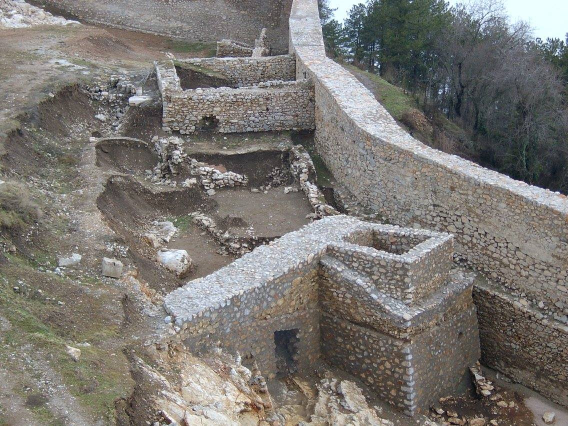
#> input picture images/0037.jpg, 1136 x 852 px, given in place of the camera (shown at 1/2 size)
$ python detect.py --output out   (older library calls are emulated)
#> lines starting #> are read from the running program, lines starting #| are printed output that depends on the picture; after the words box and inside, x2 and y2 are one past the last pixel; in counts of white or black regions, pixels touching at a corner belong together
### motion_detection/motion_detector.py
# Code is taken from http://pyimagesearch.com/
import cv2
import numpy as np


class SingleMotionDetector(object):
    def __init__(self, accumWeight=0.5):
        # store the accumulated weight factor
        self.accumWeight = accumWeight

        # initialize the background model
        self.bg = None

    def update(self, image):
        # if the background model is None, initialize it
        if self.bg is None:
            self.bg = image.copy().astype("float")
            return

        # update the background model by accumulating the weighted average
        cv2.accumulateWeighted(image, self.bg, self.accumWeight)

    # [30 lines left out: function detect, not called in this run]

### motion_detection/detect.py
# Code is taken from http://pyimagesearch.com/

# USAGE
# python detect.py --output output

# import the necessary packages
from __future__ import print_function
from scipy.spatial import distance as dist
from imutils.video import VideoStream
import argparse
import datetime
import imutils
import time
import cv2
from motion_detector import SingleMotionDetector

# construct the argument parse and parse command line arguments
ap = argparse.ArgumentParser()
ap.add_argument("-o", "--output", required=True, help="path to the output directory")
ap.add_argument("-m", "--min-frames", type=int, default=120,
    help="minimum # of frames containing motion before writing to file")
ap.add_argument("-p", "--picamera", type=int, default=-1,
    help="whether or not the Raspberry Pi camera should be used")
args = vars(ap.parse_args())

# initialize the video stream and allow the cammera sensor to warmup
print("[INFO] warming up camera...")
vs = VideoStream(usePiCamera=args["picamera"] > 0).start()
time.sleep(2.0)

# initialize the motion detector, the total number of frames read thus far, the
# number of consecutive frames that have contained motion, and the spatial
# dimensions of the frame
md = SingleMotionDetector(accumWeight=0.1)
total = 0
consec = None
frameShape = None

# loop over frames
while True:
    # read the next frame from the video stream, resize it, convert the frame to
    # grayscale, and blur it
    frame = vs.read()
#> frame is the input picture: shape (852, 1136, 3); mean B, G, R 114.6, 119.2, 122.6
    frame = imutils.resize(frame, width=400)
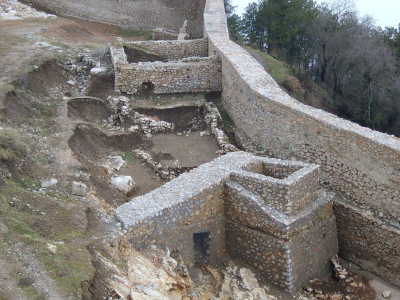
#> frame: shape (300, 400, 3); mean B, G, R 114.6, 119.2, 122.6
    gray = cv2.cvtColor(frame, cv2.COLOR_BGR2GRAY)
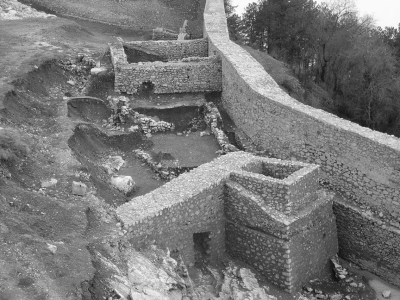
#> gray: shape (300, 400); min 12, max 250, mean 119.7
    gray = cv2.GaussianBlur(gray, (7, 7), 0)
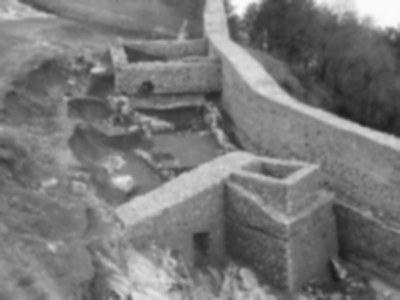
#> gray: shape (300, 400); min 27, max 250, mean 119.7

    # grab the current timestamp and draw it on the frame
    timestamp = datetime.datetime.now()
    cv2.putText(frame, timestamp.strftime("%A %d %B %Y %I:%M:%S%p"),
        (10, frame.shape[0] - 10), cv2.FONT_HERSHEY_SIMPLEX, 0.35, (0, 0, 255), 1)
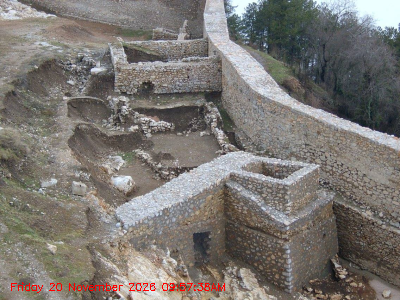
#> frame: shape (300, 400, 3); 0.42% of pixels changed, all inside (x1, y1, x2, y2) = (11, 282, 225, 293)

    # if we do not already have the dimensions of the frame, initialize it
    if frameShape is None:
        frameShape = (int(gray.shape[0] / 2), int(gray.shape[1] / 2))
#> frameShape = (150, 200)

    # if the total number of frames has reached a sufficient number to construct a
    # reasonable background model, then continue to process the frame
    if total > 32:
        # detect motion in the image
        motion = md.detect(gray)

        # if the `motion` object None, then motion has occurred in the image
        if motion is not None:
            # unpack the motion tuple, compute the center (x, y)-coordinates of the
            # bounding box, and draw the bounding box of the motion on the output frame
            (thresh, (minX, minY, maxX, maxY)) = motion
            cX = int((minX + maxX) / 2)
            cY = int((minY + maxY) / 2)
            cv2.rectangle(frame, (minX, minY), (maxX, maxY), (0, 0, 255), 2)

            # if the number of consecutive frames is None, initialize it using a list
            # of the number of total frames, the frame itself, along with distance of
            # the centroid to the center of the image
            if consec is None:
                consec = [1, frame, dist.euclidean((cY, cX), frameShape)]

            # otherwise, we need to update the bookkeeping variable
            else:
                # compute the Euclidean distance between the motion centroid and the
                # center of the frame, then increment the total number of *consecutive
                # frames* that contain motion
                d = dist.euclidean((cY, cX), frameShape)
                consec[0] += 1

                # if the distance is smaller than the current distance, then update the
                # bookkeeping variable
                if d < consec[2]:
                    consec[1:] = (frame, d)

            # if a sufficient number of frames have contained motion, log the motion
            if consec[0] == args["min_frames"]:
                # write the frame to file, then reset the consecutive bookkeeing variable
                print("[INFO] logging motion to file: {}".format(timestamp))
                outputPath = "{}/{}.jpg".format(args["output"],
                    timestamp.strftime("%Y%m%d-%H%M%S"))
                cv2.imwrite(outputPath, consec[1])

                consec = None

        # otherwise, there is no motion in the frame so reset the consecutive bookkeeing
        # variable
        else:
            consec = None

    # update the background model and increment the total number of frames read thus far
    md.update(gray)
    total += 1

    # show the frame and record if the user presses a key
    cv2.imshow("Frame", frame)
    key = cv2.waitKey(1) & 0xFF
#> (key q is pressed here)

    # if the `q` key is pressed, break from the loop
    if key == ord("q"):
        break

# cleanup the camera and close any open windows
cv2.destroyAllWindows()
vs.stop()

$ run again, on images/0038.jpg
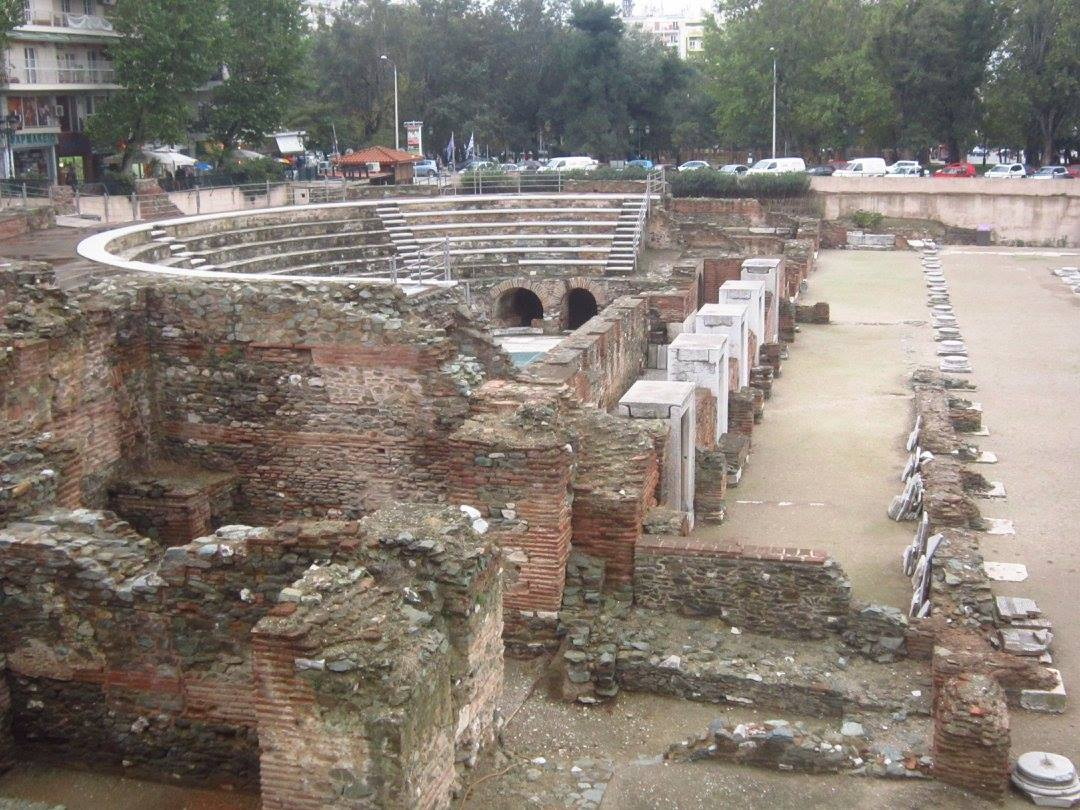
#> input picture images/0038.jpg, 1080 x 810 px, given in place of the camera
#> frame is the input picture: shape (810, 1080, 3); mean B, G, R 116.5, 125, 133.8
#> `gray = cv2.GaussianBlur(gray, (7, 7), 0)`:
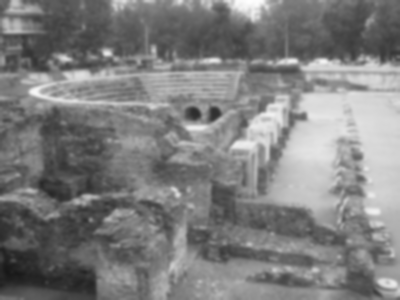
#> gray: shape (300, 400); min 23, max 254, mean 126.7
#> `cv2.putText(frame, timestamp.strftime("%A %d %B %Y %I:%M:%S%p"), (10, ..`:
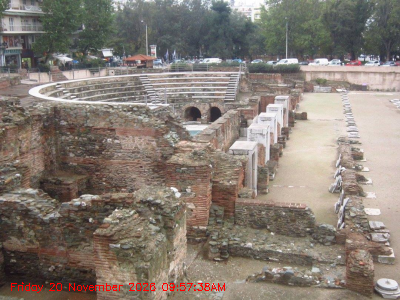
#> frame: shape (300, 400, 3); mean B, G, R 116.1, 124.6, 134.3

$ run again, on images/0039.jpg
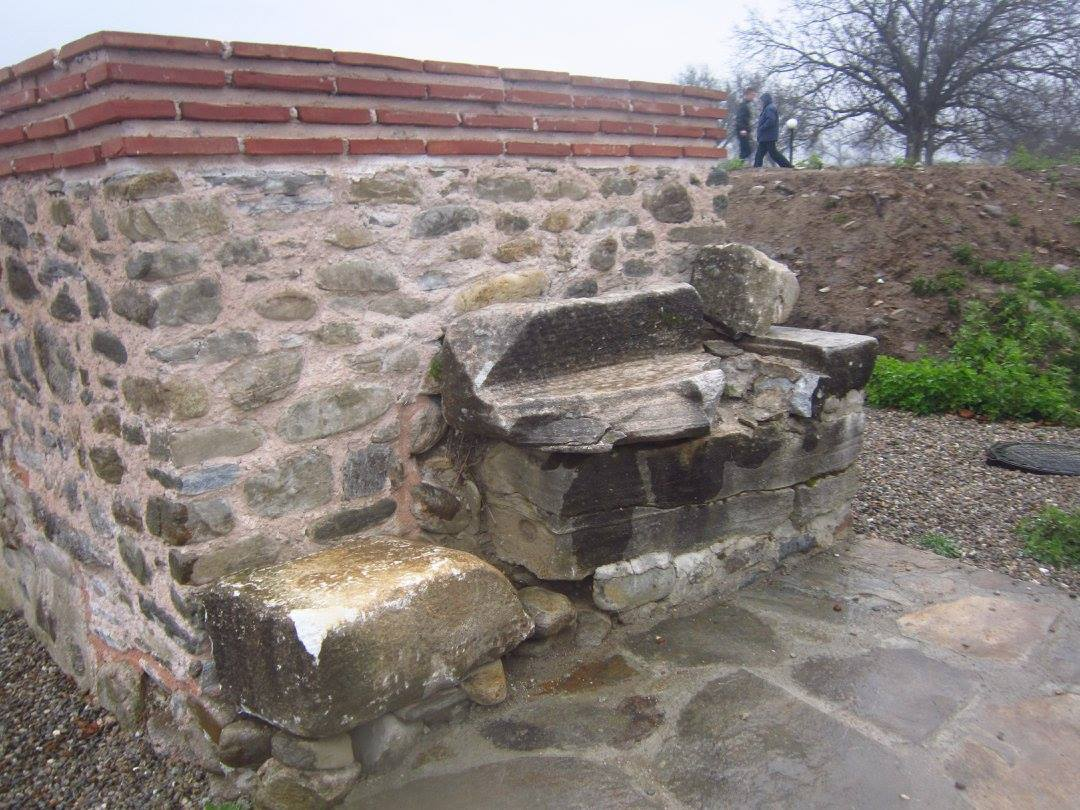
#> input picture images/0039.jpg, 1080 x 810 px, given in place of the camera
#> frame is the input picture: shape (810, 1080, 3); mean B, G, R 123.1, 127.3, 135.8
#> `gray = cv2.GaussianBlur(gray, (7, 7), 0)`:
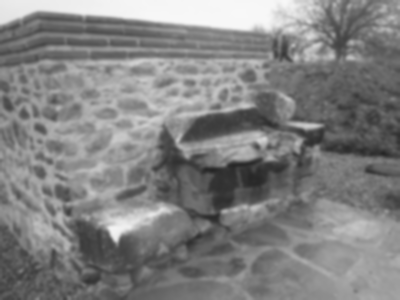
#> gray: shape (300, 400); min 37, max 248, mean 129.4
#> `cv2.putText(frame, timestamp.strftime("%A %d %B %Y %I:%M:%S%p"), (10, ..`:
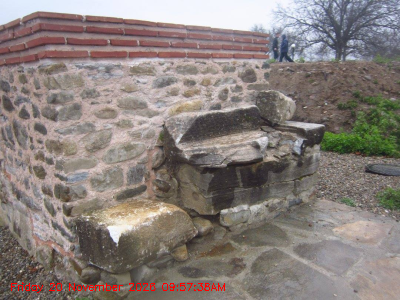
#> frame: shape (300, 400, 3); mean B, G, R 122.7, 126.9, 136.4
